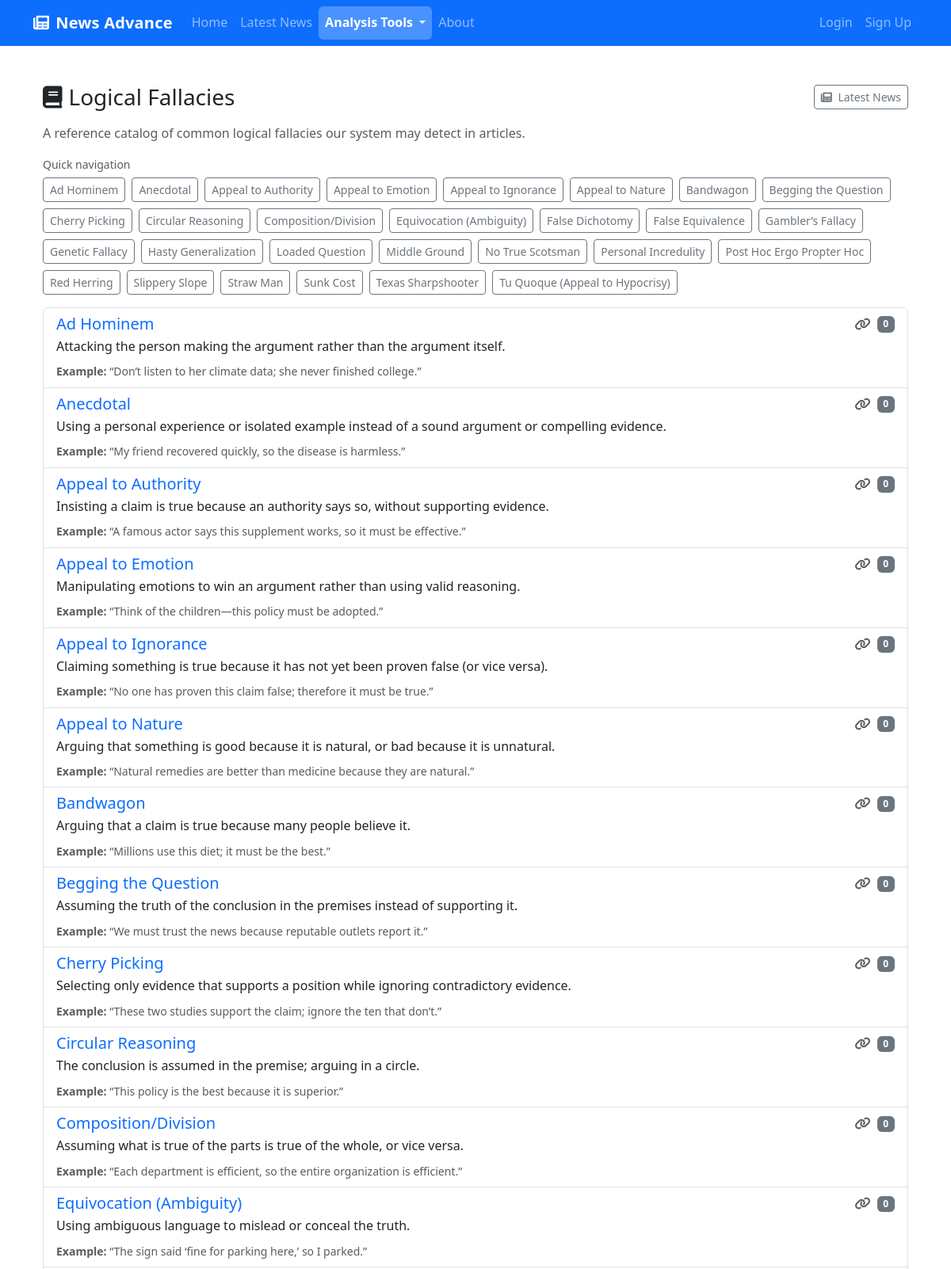
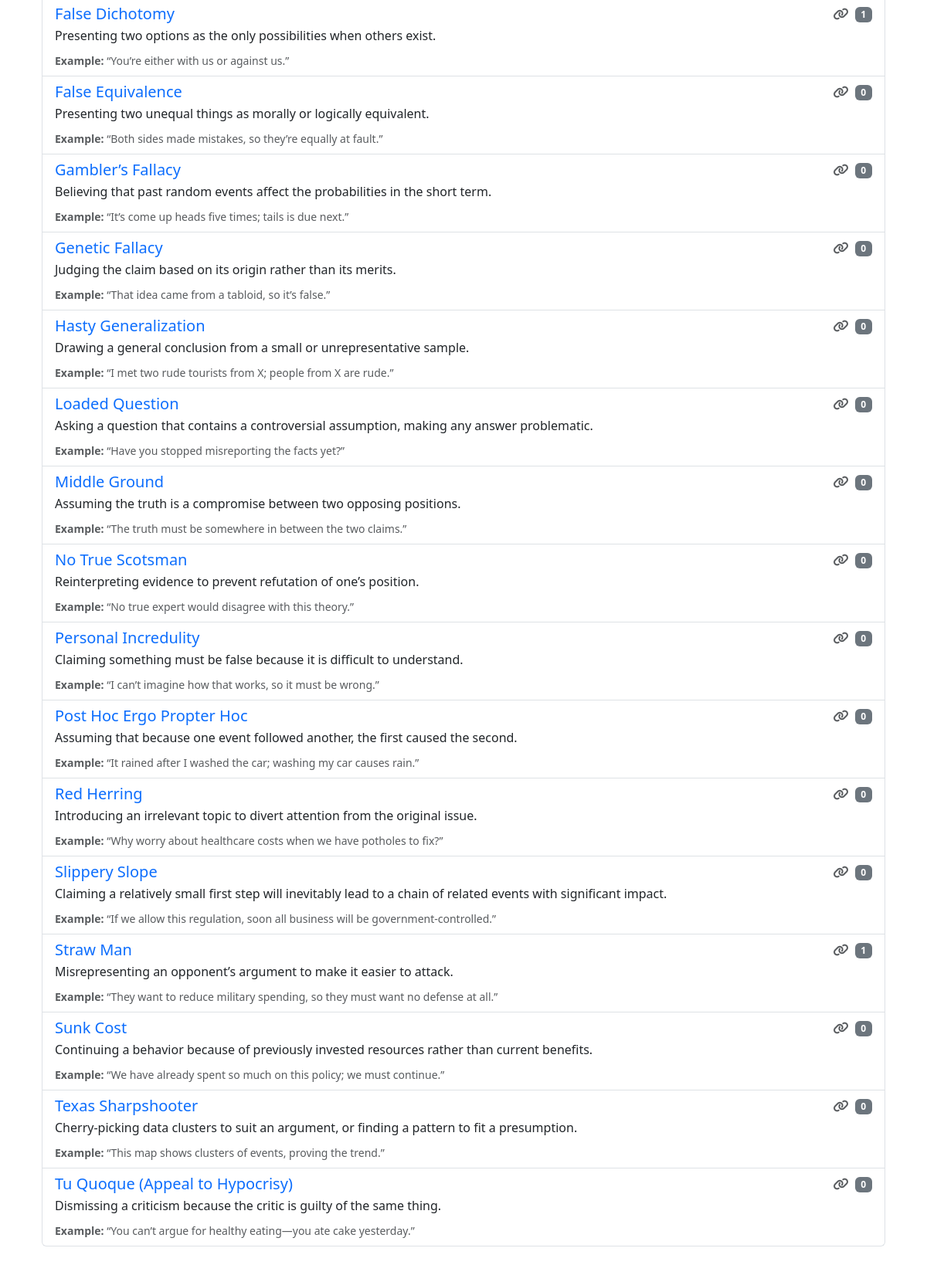
/analysis/fallacies/ (upper part), run on the app's committed database (2 pictures, top to bottom).
### news_analysis/models.py (models this page shows, shortened)
class LogicalFallacy(models.Model):
    name = models.CharField(max_length=100, unique=True)
    slug = models.SlugField(max_length=120, unique=True, blank=True)
    description = models.TextField()
    example = models.TextField(blank=True)
    created_at = models.DateTimeField(auto_now_add=True)
    class Meta:
        ordering = ['name']
        indexes = [
            models.Index(fields=['name']),
        ]

### news_analysis/views.py (the view)
# urls.py: path('fallacies/', views.fallacies_reference, name='fallacies'),
def fallacies_reference(request):
    fallacies = LogicalFallacy.objects.all().order_by('name').annotate(num_detections=Count('detections'))
    context = {
        'fallacies': fallacies,
    }
    return render(request, 'news_analysis/fallacies.html', context)

### news_analysis/templates/news_analysis/fallacies.html (shortened to what this page needs)
{% extends "base.html" %}
{% block content %}
<div class="container my-5">
  <div class="row">
    <div class="col-12">
      <div class="d-flex justify-content-between align-items-center mb-3">
        <h1 class="h3 mb-0"><i class="fas fa-book me-2"></i>Logical Fallacies</h1>
        <a href="{% url 'news_aggregator:latest' %}" class="btn btn-outline-secondary btn-sm">
          <i class="fas fa-newspaper me-1"></i> Latest News
        </a>
      </div>
      <p class="text-muted">A reference catalog of common logical fallacies our system may detect in articles.</p>
      <div class="mb-3">
        <div class="small text-muted mb-1">Quick navigation</div>
        <div class="d-flex flex-wrap gap-2">
          {% for f in fallacies %}
          <a class="btn btn-sm btn-outline-secondary" href="#{{ f.slug }}">{{ f.name }}</a>
          {% endfor %}
        </div>
      </div>
      <div class="list-group">
        {% for f in fallacies %}
        <div id="{{ f.slug }}" class="list-group-item">
          <div class="d-flex justify-content-between align-items-start">
            <h5 class="mb-1">
              <a class="text-decoration-none" href="{% url 'news_analysis:fallacy_detail' slug=f.slug %}">{{ f.name }}</a>
            </h5>
            <div class="d-flex align-items-center">
              <a class="text-muted me-2" href="#{{ f.slug }}" title="Copy link to this fallacy"><i class="fas fa-link"></i></a>
              <span class="badge bg-secondary" title="Total detections across analyzed articles">{{ f.num_detections }}</span>
            </div>
          </div>
          <p class="mb-2">{{ f.description }}</p>
          {% if f.example %}
          <div class="small text-muted"><strong>Example:</strong> {{ f.example }}</div>
          {% endif %}
        </div>
        {% empty %}
        <div class="alert alert-info">No fallacies are available in the catalog.</div>
        {% endfor %}
      </div>
    </div>
  </div>
</div>
{% endblock %}

### static/css/site.css (style rules this page uses)
body { font-family: 'Segoe UI', Tahoma, Geneva, Verdana, sans-serif; line-height: 1.6; }

### data on the page
LogicalFallacy: name "Ad Hominem", num_detections "0", description "Attacking the person making the argument rather than the argument itself.", example "“Don’t listen to her climate data; she never finished college.”"
LogicalFallacy: name "Anecdotal", num_detections "0", description "Using a personal experience or isolated example instead of a sound argument or compelling evidence.", example "“My friend recovered quickly, so the disease is harmless.”"
LogicalFallacy: name "Appeal to Authority", num_detections "0", description "Insisting a claim is true because an authority says so, without supporting evidence.", example "“A famous actor says this supplement works, so it must be effective.”"
LogicalFallacy: name "Appeal to Emotion", num_detections "0", description "Manipulating emotions to win an argument rather than using valid reasoning.", example "“Think of the children—this policy must be adopted.”"
LogicalFallacy: name "Appeal to Ignorance", num_detections "0", description "Claiming something is true because it has not yet been proven false (or vice versa).", example "“No one has proven this claim false; therefore it must be true.”"
LogicalFallacy: name "Appeal to Nature", num_detections "0", description "Arguing that something is good because it is natural, or bad because it is unnatural.", example "“Natural remedies are better than medicine because they are natural.”"
LogicalFallacy: name "Bandwagon", num_detections "0", description "Arguing that a claim is true because many people believe it.", example "“Millions use this diet; it must be the best.”"
LogicalFallacy: name "Begging the Question", num_detections "0", description "Assuming the truth of the conclusion in the premises instead of supporting it.", example "“We must trust the news because reputable outlets report it.”"
LogicalFallacy: name "Cherry Picking", num_detections "0", description "Selecting only evidence that supports a position while ignoring contradictory evidence.", example "“These two studies support the claim; ignore the ten that don’t.”"
LogicalFallacy: name "Circular Reasoning", num_detections "0", description "The conclusion is assumed in the premise; arguing in a circle.", example "“This policy is the best because it is superior.”"
LogicalFallacy: name "Composition/Division", num_detections "0", description "Assuming what is true of the parts is true of the whole, or vice versa.", example "“Each department is efficient, so the entire organization is efficient.”"
LogicalFallacy: name "Equivocation (Ambiguity)", num_detections "0", description "Using ambiguous language to mislead or conceal the truth.", example "“The sign said ‘fine for parking here,’ so I parked.”"
LogicalFallacy: name "False Dichotomy", num_detections "1", description "Presenting two options as the only possibilities when others exist.", example "“You’re either with us or against us.”"
LogicalFallacy: name "False Equivalence", num_detections "0", description "Presenting two unequal things as morally or logically equivalent.", example "“Both sides made mistakes, so they’re equally at fault.”"
LogicalFallacy: name "Gambler’s Fallacy", num_detections "0", description "Believing that past random events affect the probabilities in the short term.", example "“It’s come up heads five times; tails is due next.”"
LogicalFallacy: name "Genetic Fallacy", num_detections "0", description "Judging the claim based on its origin rather than its merits.", example "“That idea came from a tabloid, so it’s false.”"
LogicalFallacy: name "Hasty Generalization", num_detections "0", description "Drawing a general conclusion from a small or unrepresentative sample.", example "“I met two rude tourists from X; people from X are rude.”"
LogicalFallacy: name "Loaded Question", num_detections "0", description "Asking a question that contains a controversial assumption, making any answer problematic.", example "“Have you stopped misreporting the facts yet?”"
LogicalFallacy: name "Middle Ground", num_detections "0", description "Assuming the truth is a compromise between two opposing positions.", example "“The truth must be somewhere in between the two claims.”"
LogicalFallacy: name "No True Scotsman", num_detections "0", description "Reinterpreting evidence to prevent refutation of one’s position.", example "“No true expert would disagree with this theory.”"
LogicalFallacy: name "Personal Incredulity", num_detections "0", description "Claiming something must be false because it is difficult to understand.", example "“I can’t imagine how that works, so it must be wrong.”"
LogicalFallacy: name "Post Hoc Ergo Propter Hoc", num_detections "0", description "Assuming that because one event followed another, the first caused the second.", example "“It rained after I washed the car; washing my car causes rain.”"
LogicalFallacy: name "Red Herring", num_detections "0", description "Introducing an irrelevant topic to divert attention from the original issue.", example "“Why worry about healthcare costs when we have potholes to fix?”"
LogicalFallacy: name "Slippery Slope", num_detections "0", description "Claiming a relatively small first step will inevitably lead to a chain of related events with significant impact.", example "“If we allow this regulation, soon all business will be government-controlled.”"
LogicalFallacy: name "Straw Man", num_detections "1", description "Misrepresenting an opponent’s argument to make it easier to attack.", example "“They want to reduce military spending, so they must want no defense at all.”"
LogicalFallacy: name "Sunk Cost", num_detections "0", description "Continuing a behavior because of previously invested resources rather than current benefits.", example "“We have already spent so much on this policy; we must continue.”"
LogicalFallacy: name "Texas Sharpshooter", num_detections "0", description "Cherry-picking data clusters to suit an argument, or finding a pattern to fit a presumption.", example "“This map shows clusters of events, proving the trend.”"
LogicalFallacy: name "Tu Quoque (Appeal to Hypocrisy)", num_detections "0", description "Dismissing a criticism because the critic is guilty of the same thing.", example "“You can’t argue for healthy eating—you ate cake yesterday.”"
